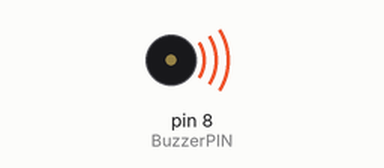
The sketch below on a simulated Arduino Uno, built with avr-gcc and run on an emulated ATmega328P. On the bench: buzzer (waves = sounding, pin HIGH).

Above: at 0.05 s.
Timing chart, 0 to 3.0 s (numbered marks = the images above):
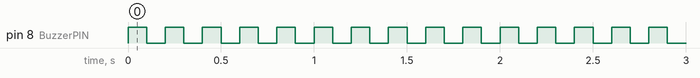

Measured:
- by itself, pin 8 (BuzzerPIN): alternates HIGH for 0.10 s and LOW for 0.10 s

The sketch:

_____.ino
```cpp
//蜂鳴器實驗
int BuzzerPIN=8;  //蜂鳴器PIN腳

void setup()
{
  pinMode(BuzzerPIN , OUTPUT);
}
void loop()
{
  int ST = 100;		//定義占及空持續時間(毫秒)
  while(1)
  {
//定義這個頻率持續發聲的時間(這裡是定義為1秒)
    for( int i=0 ; i < ( 1000/ (ST*2) ) ; i++ )	//1秒=1000毫秒
    {
      //用PWM的占空方式輸出一個頻率的聲音
      digitalWrite( BuzzerPIN , HIGH );    //占(發聲)
      delay(ST);
      digitalWrite( BuzzerPIN , LOW );     //空(靜音)
      delay(ST);
    }
  }
}
```
